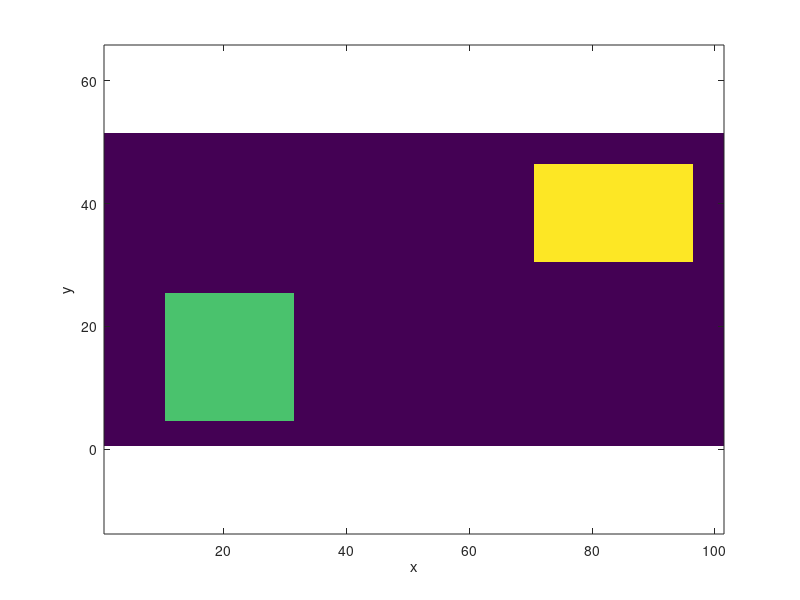

Reproduce this figure in MATLAB. (Note: this script raises an error after producing the figure.)
M = 51; N = 101;
D = 500; dx = 0.5; dy = dx; dt = 0.05; its = 500; 
bc = "D"; % "D" for Dirichlet, "N" for Neumann

% IC
T0 = zeros(M,N);  
x1 = 10; x2 = 30; y1 = 4; y2 = 24; Temp0 = 50;
T0((y1+1):(y2+1),(x1+1):(x2+1)) = Temp0; 

x1 = 70; x2 = 95; y1 = 30; y2 = 45; Temp0 = 70;
T0((y1+1):(y2+1),(x1+1):(x2+1)) = Temp0; 

imagesc((T0)); %imagesc(flipud(T0)); 
%xticks(0:10:(N-1)); yticks(0:10:(M-1)); 
xlabel("x"); ylabel("y");
set(gca,'YDir','normal'); axis equal;

% Scratch somewhere
s1x = 40:60; s1y = 20:30;
T0(s1y,s1x) = -1;
[mg1x,mg1y] = meshgrid(s1x,s1y);
mg1 = [reshape(mg1x,size(mg1x,2)*size(mg1x,1),1),reshape(mg1y,size(mg1x,2)*size(mg1x,1),1)]; 

%{
s2x = 20:30; s2y = 30:35;
T0(s2y,s2x) = -1;
[mg2x,mg2y] = meshgrid(s2x,s2y);
mg2 = [reshape(mg2x,size(mg2x,2)*size(mg2x,1),1),reshape(mg2y,size(mg2x,2)*size(mg2x,1),1)]; 
%}

cx = 25; cy = 32; R = 5; mg2x = []; mg2y = [];
for r = (cy-r):(cy+r)
    for c = (cx-r):(cx+r)
        if (r-cy)^2+ (c-cx)^2 <= R^2
            T0(r,c) = -1;
            mg2x = [mg2x,c]; mg2y = [mg2y,r];
        end    
    end
end    
mg2 = transpose([mg2x;mg2y]);

mg = [mg1;mg2];

imagesc((T0));
xlabel("x"); ylabel("y");
set(gca,'YDir','normal'); axis equal;

% EDIT TO INCLUDE WEIRD GRIDS

T_old = T0; 
T_new = T_old;

%Semi-implicit time 
alpha = dt*D/dx^2; beta = dt*D/dy^2; gamma = 1+2*(alpha+beta); % coefficients
idx = 0; im = {1:its}; nImages = length(im);
for n = 1:its
    %{
    T(y_range,x_range) = T(y_range,x_range) + beta*(T(y_range+1,x_range)+ T(y_range-1,x_range)) +... 
                            alpha*(T(y_range,x_range+1)+ T(y_range,x_range-1));
    T(y_range,x_range) = T(y_range,x_range)/(gamma);      
    
    T(2:(M-1),2:(N-1)) = T(2:(M-1),2:(N-1)) + alpha*(T(3:M,2:(N-1))+ T(1:(M-2),2:(N-1))) +... 
                            beta*(T(2:(M-1),3:N)+ T(2:(M-1),1:(N-2)));
    T(2:(M-1),2:(N-1)) = T(2:(M-1),2:(N-1))/(gamma);       
    %}
    
    for i = 2:(M-1)
        for j = 2:(N-1)
            if ~ismember([j,i],mg,'rows') %(ismember(i,sy) && ismember(j,sx)) 
                T_new(i,j) = T_old(i,j) + alpha*(T_old(i,j+1)+ T_old(i,j-1)) +... 
                            beta*(T_old(i+1,j)+ T_old(i-1,j));
            end
        end
    end    
    T_new = T_new/(gamma);
    
    if lower(bc) == "d"
        T_new = dirichlet(T_new); % EDIT TO INCLUDE WEIRD SHAPES
    elseif lower(bc) == "n"
        T_new = neumann(T_new); % EDIT TO INCLUDE WEIRD SHAPES
    end 
    %imagesc(T_new); 
    %xlabel("x"); ylabel("y");
    %set(gca,'YDir','normal'); 
    %sgtitle([num2str(n) ' Iterations']); axis equal;
    %drawnow; 
    
    fig = figure(1);
    idx = idx + 1;
    imagesc(T_new)
    xlabel("x"); ylabel("y");
    set(gca,'YDir','normal'); 
    sgtitle([num2str(n) ' Iterations']); axis equal;
    drawnow;
    frame = getframe(fig);
    im{idx} = frame2im(frame);
    
    T_old = T_new;
end    

filename = "dx"+dx+"_dy"+dy+"_dt"+dt+"_D"+D+"_bc"+bc+".gif"; % Specify the output file name

for idx = 1:nImages
    [A,map] = rgb2ind(im{idx},256);
    if idx == 1
        imwrite(A,map,filename,'gif','LoopCount',Inf,'DelayTime',0.01);
    else
        imwrite(A,map,filename,'gif','WriteMode','append','DelayTime',0.01);
    end
end

